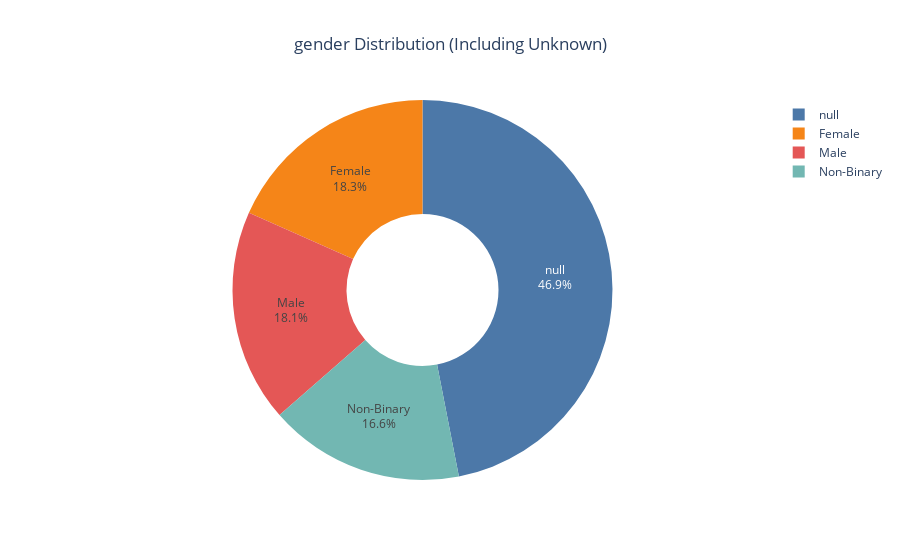
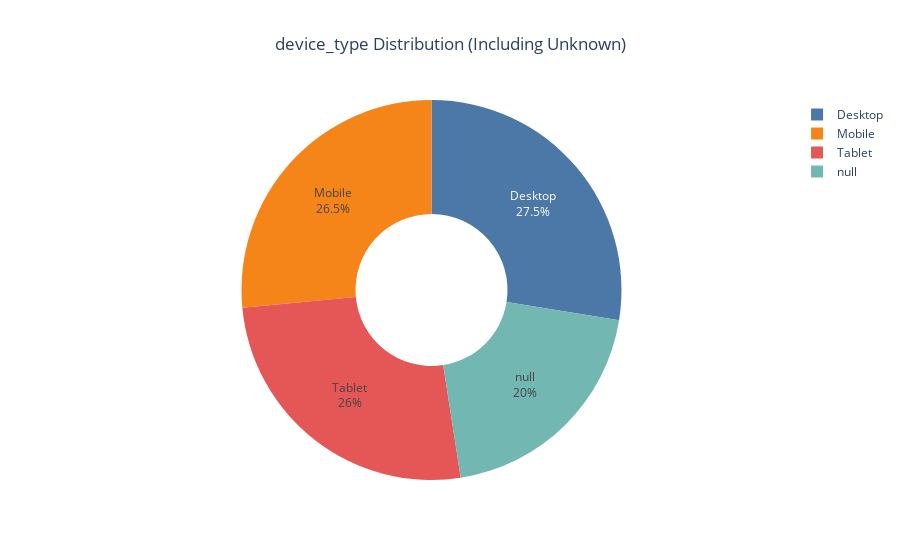
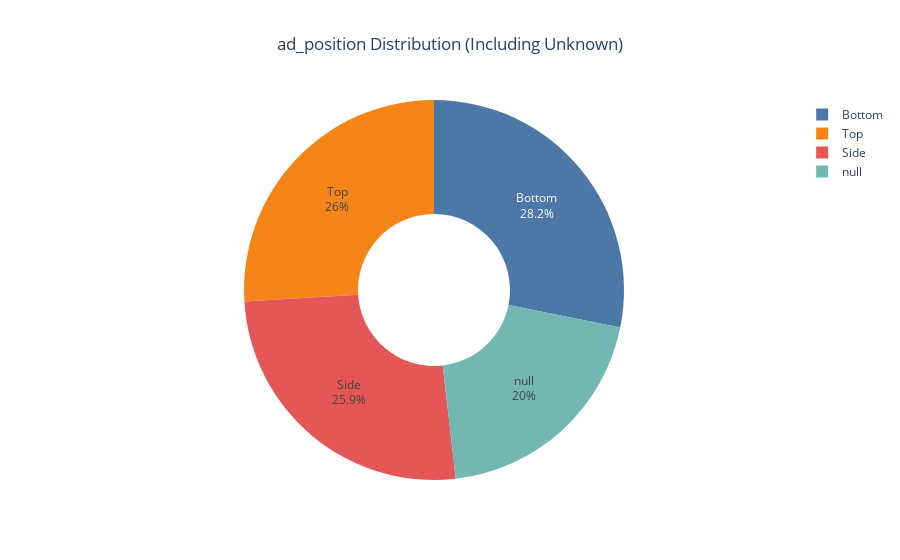
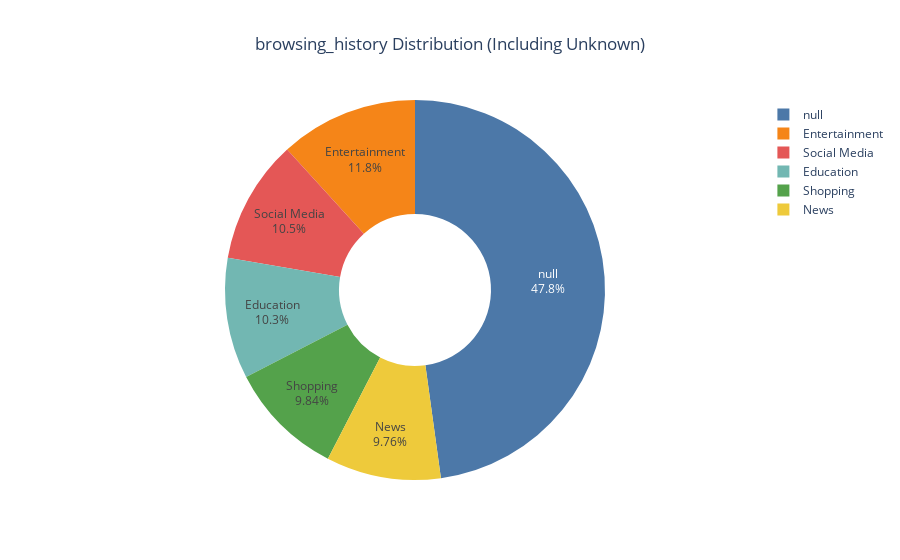

Source (notebook cell) for these figures, in order:
### Code cell
import plotly.express as px
def plot_pie_chart(df, column_name):
    value_counts = df[column_name].value_counts(dropna=False)
    value_counts = value_counts.reset_index()
    value_counts.columns = [column_name, 'count']
    
    fig = px.pie(value_counts, names=column_name, values='count', 
                 title=f'{column_name} Distribution (Including Unknown)',
                 color_discrete_sequence=px.colors.qualitative.T10,
                 hole=0.4)
    
    fig.update_traces(textinfo='percent+label')

    fig.update_layout(title_x=0.5)

    fig.show()

categorical_columns = df.select_dtypes(include=['object']).columns
categorical_columns = categorical_columns.drop('full_name', errors='ignore')
for col in categorical_columns:
    plot_pie_chart(df, col)

### Figure 1 — Plotly figure (JSON) as saved in the notebook; plotly's stock layout.template omitted (floating-point values rounded to 4 significant figures)
{"data": [{"domain": {"x": [0, 1], "y": [0, 1]}, "hole": 0.4, "hovertemplate": "gender=%{label}<br>count=%{value}<extra></extra>", "labels": [null, "Female", "Male", "Non-Binary"], "legendgroup": "", "name": "", "showlegend": true, "textinfo": "percent+label", "type": "pie", "values": [4693, 1834, 1810, 1663]}], "layout": {"legend": {"tracegroupgap": 0}, "piecolorway": ["#4C78A8", "#F58518", "#E45756", "#72B7B2", "#54A24B", "#EECA3B", "#B279A2", "#FF9DA6", "#9D755D", "#BAB0AC"], "title": {"text": "gender Distribution (Including Unknown)", "x": 0.5}}}

### Figure 2 — Plotly figure (JSON) as saved in the notebook; plotly's stock layout.template omitted (floating-point values rounded to 4 significant figures)
{"data": [{"domain": {"x": [0, 1], "y": [0, 1]}, "hole": 0.4, "hovertemplate": "device_type=%{label}<br>count=%{value}<extra></extra>", "labels": ["Desktop", "Mobile", "Tablet", null], "legendgroup": "", "name": "", "showlegend": true, "textinfo": "percent+label", "type": "pie", "values": [2754, 2649, 2597, 2000]}], "layout": {"legend": {"tracegroupgap": 0}, "piecolorway": ["#4C78A8", "#F58518", "#E45756", "#72B7B2", "#54A24B", "#EECA3B", "#B279A2", "#FF9DA6", "#9D755D", "#BAB0AC"], "title": {"text": "device_type Distribution (Including Unknown)", "x": 0.5}}}

### Figure 3 — Plotly figure (JSON) as saved in the notebook; plotly's stock layout.template omitted (floating-point values rounded to 4 significant figures)
{"data": [{"domain": {"x": [0, 1], "y": [0, 1]}, "hole": 0.4, "hovertemplate": "ad_position=%{label}<br>count=%{value}<extra></extra>", "labels": ["Bottom", "Top", "Side", null], "legendgroup": "", "name": "", "showlegend": true, "textinfo": "percent+label", "type": "pie", "values": [2817, 2597, 2586, 2000]}], "layout": {"legend": {"tracegroupgap": 0}, "piecolorway": ["#4C78A8", "#F58518", "#E45756", "#72B7B2", "#54A24B", "#EECA3B", "#B279A2", "#FF9DA6", "#9D755D", "#BAB0AC"], "title": {"text": "ad_position Distribution (Including Unknown)", "x": 0.5}}}

### Figure 4 — Plotly figure (JSON) as saved in the notebook; plotly's stock layout.template omitted (floating-point values rounded to 4 significant figures)
{"data": [{"domain": {"x": [0, 1], "y": [0, 1]}, "hole": 0.4, "hovertemplate": "browsing_history=%{label}<br>count=%{value}<extra></extra>", "labels": [null, "Entertainment", "Social Media", "Education", "Shopping", "News"], "legendgroup": "", "name": "", "showlegend": true, "textinfo": "percent+label", "type": "pie", "values": [4782, 1175, 1054, 1029, 984, 976]}], "layout": {"legend": {"tracegroupgap": 0}, "piecolorway": ["#4C78A8", "#F58518", "#E45756", "#72B7B2", "#54A24B", "#EECA3B", "#B279A2", "#FF9DA6", "#9D755D", "#BAB0AC"], "title": {"text": "browsing_history Distribution (Including Unknown)", "x": 0.5}}}
